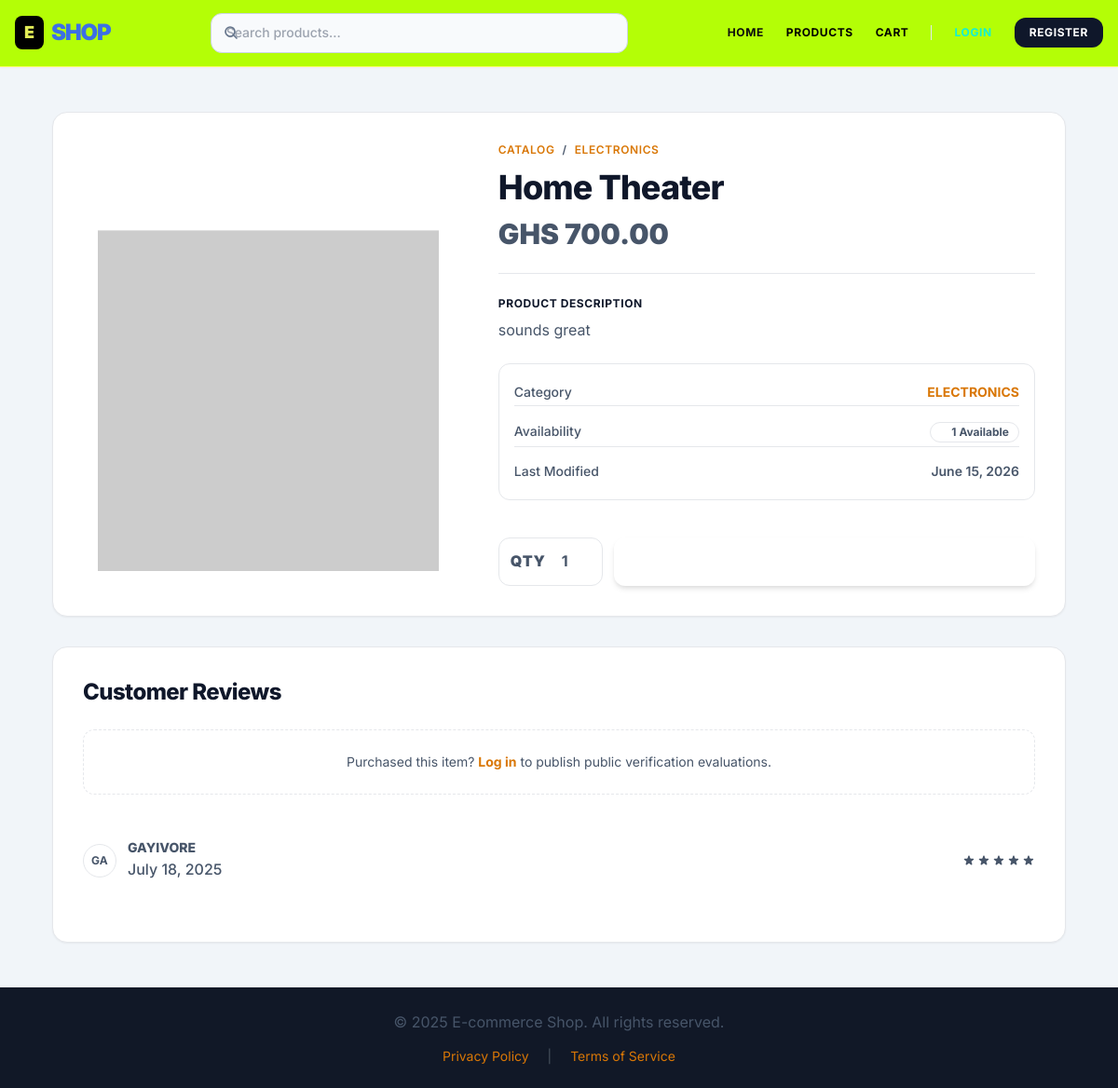
The app's page /products/detail/home-theater/, older data.
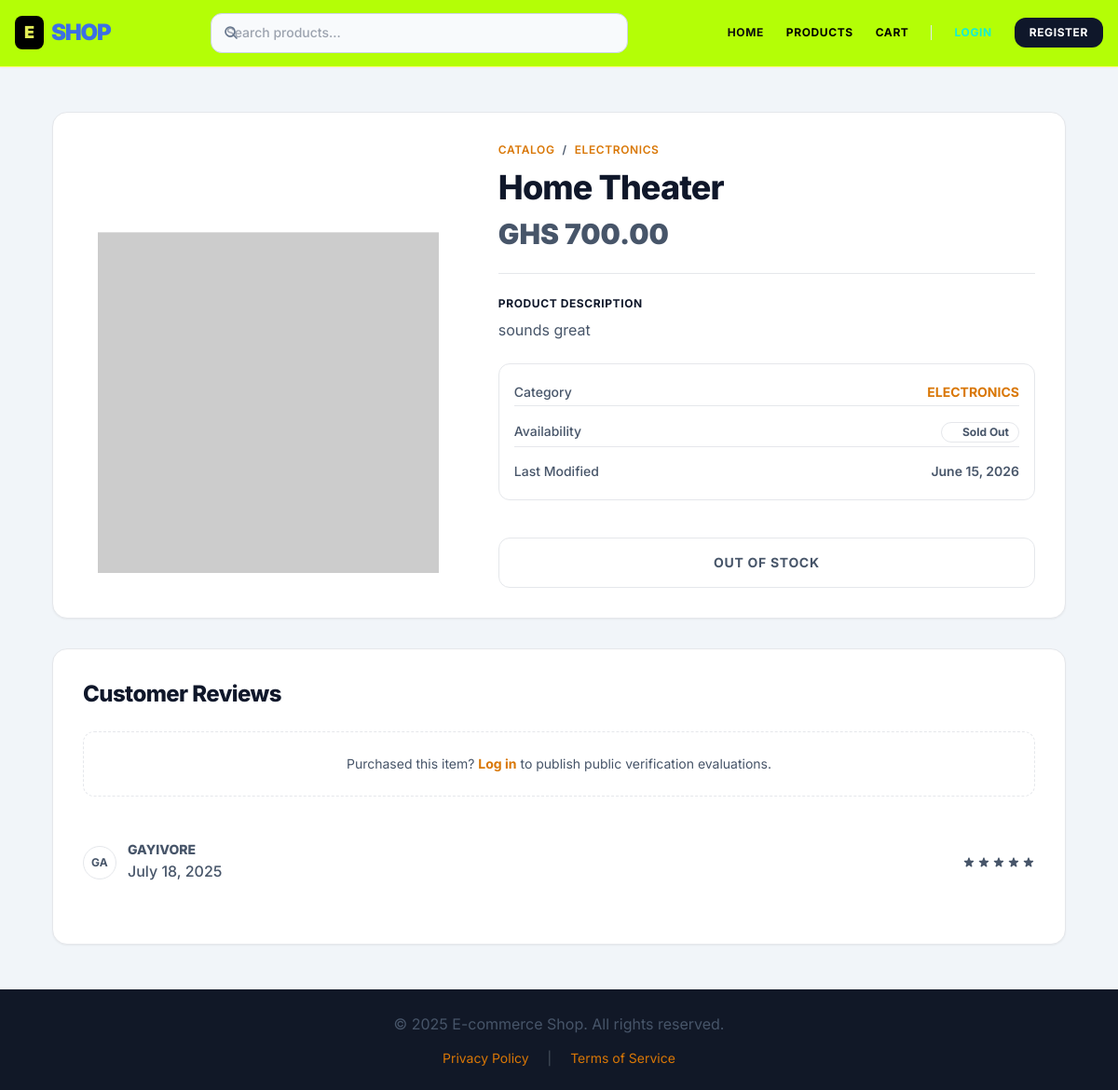
The same page, newer data.
### apps/products/models.py (models this page shows, shortened)
class Product(models.Model):
    category = models.ForeignKey(Category, on_delete=models.SET_NULL, null=True, related_name='products', verbose_name="Product Category")
    name = models.CharField(max_length=255, unique=True, verbose_name="Product Name")
    slug = models.SlugField(max_length=255, unique=True, help_text="A unique slug for the product URL.")
    description = models.TextField(verbose_name="Product Description")
    price = models.DecimalField(max_digits=10, decimal_places=2, verbose_name="Price (GHS)")
    stock = models.PositiveIntegerField(default=0, verbose_name="Available Stock")
    available = models.BooleanField(default=True, verbose_name="Is Available")
    created_at = models.DateTimeField(auto_now_add=True, verbose_name="Created At")
    updated_at = models.DateTimeField(auto_now=True, verbose_name="Last Updated")
    image = models.ImageField(
        upload_to='products/',
        blank=True,
        null=True,
        verbose_name="Product Image",
        help_text="Upload a product image. If none, a placeholder will be used.",
    )
    class Meta:
        verbose_name = 'Product'
        verbose_name_plural = 'Products'
        ordering = ['-created_at'] # Order by newest first
        indexes = [
            models.Index(fields=['-created_at']), # Index for faster ordering
            models.Index(fields=['slug']), # Index for faster slug lookups
        ]

class Category(models.Model):
    name = models.CharField(max_length=255, unique=True, verbose_name="Category Name")
    slug = models.SlugField(max_length=255, unique=True, help_text="A unique slug for the category URL.")
    description = models.TextField(blank=True, verbose_name="Category Description")
    image = models.ImageField(upload_to='categories/', blank=True, null=True, verbose_name="Category Image")
    class Meta:
        verbose_name = 'Category'
        verbose_name_plural = 'Categories'
        ordering = ['name']

### apps/products/views.py (the view)
# urls.py: path('detail/<slug:slug>/', views.product_detail, name='product_detail'),
def product_detail(request, slug):
    product = get_object_or_404(Product, slug=slug, available=True)
    review_form = ReviewForm()
    user_review = None
    if request.user.is_authenticated:
        user_review = Review.objects.filter(product=product, user=request.user).first()
        if user_review:
            review_form = ReviewForm(instance=user_review) # Pre-populate form for editing
    context = {
        'product': product,
        'review_form': review_form, # Pass the review form to the template
        'user_review': user_review, # Pass the user's existing review (or None)
    }
    return render(request, 'products/product_detail.html', context)

### apps/reviews/forms.py
class ReviewForm(forms.ModelForm):
    class Meta:
        model = Review
        fields = ['rating', 'comment']
        widgets = {
            'rating': forms.RadioSelect(choices=[(i, str(i)) for i in range(1, 6)]), # Radio buttons for rating
            'comment': forms.Textarea(attrs={'rows': 4, 'placeholder': 'Write your review here...'}),
        }
        labels = {
            'rating': 'Your Rating (1-5 Stars)',
            'comment': 'Your Comment',
        }
    def __init__(self, *args, **kwargs):
        super().__init__(*args, **kwargs)
        self.fields['comment'].widget.attrs.update({
            'class': 'form-input' # Custom class from style.css
        })

### apps/products/templates/products/product_detail.html (shortened to what the changed rows need)
{% extends 'base.html' %}
{% load static %}
{% block content %}
<div class="max-w-7xl mx-auto px-2 sm:px-4 lg:px-8 py-4 sm:py-8">
    <div class="bg-white rounded-2xl border border-slate-200 shadow-sm overflow-hidden grid grid-cols-1 lg:grid-cols-12 gap-8 lg:gap-12 p-4 sm:p-8 items-start mb-8">
        <div class="w-full lg:col-span-7 flex flex-col justify-between">
            <div>
                <nav class="flex items-center space-x-2 text-xs text-slate-400 font-semibold uppercase tracking-wider mb-3">
                    <a href="{% url 'products:product_list' %}" class="hover:text-amber-600 transition-colors">Catalog</a>
                    <span>/</span>
                    {% if product.category %}
                        <a href="{% url 'products:product_list_by_category' category_slug=product.category.slug %}" class="hover:text-amber-600 transition-colors truncate max-w-[120px] sm:max-w-none">{{ product.category.name }}</a>
                    {% else %}
                        <span>General</span>
                    {% endif %}
                </nav>
                <h1 class="text-2xl sm:text-3xl lg:text-4xl font-extrabold text-slate-900 tracking-tight leading-tight mb-3">
                    {{ product.name }}
                </h1>
                <p class="text-2xl sm:text-3xl font-black text-slate-900 mb-6">
                    GHS {{ product.price|floatformat:2 }}
                </p>
                <hr class="border-slate-100 mb-6">
                <h3 class="text-xs font-bold text-slate-400 uppercase tracking-wider mb-2">Product Description</h3>
                <p class="text-slate-600 leading-relaxed text-sm sm:text-base mb-6">
                    {{ product.description }}
                </p>
                <div class="bg-slate-50/80 rounded-xl border border-slate-100 p-4 mb-6 text-xs sm:text-sm text-slate-600 space-y-3">
                    <div class="flex items-center justify-between py-1 border-b border-slate-200/50 last:border-0">
                        <span>
                            {% if product.category %}
                                <a href="{% url 'products:product_list_by_category' category_slug=product.category.slug %}" class="text-amber-600 hover:text-amber-700 font-bold transition-colors">
                                    {{ product.category.name }}
                                </a>
                            {% else %}
                                <span class="text-slate-400">N/A</span>
                            {% endif %}
                        </span>
                    </div>
                    <div class="flex items-center justify-between py-1 border-b border-slate-200/50 last:border-0">
                        <span>
                            {% if product.stock > 0 and product.available %}
                                <span class="inline-flex items-center gap-1.5 px-2.5 py-0.5 rounded-full text-xs font-bold bg-emerald-50 text-emerald-700 border border-emerald-200">
                                    <span class="h-1.5 w-1.5 rounded-full bg-emerald-500"></span> {{ product.stock }} Available
                                </span>
                            {% else %}
                                <span class="inline-flex items-center gap-1.5 px-2.5 py-0.5 rounded-full text-xs font-bold bg-rose-50 text-rose-700 border border-rose-200">
                                    <span class="h-1.5 w-1.5 rounded-full bg-rose-500"></span> Sold Out
                                </span>
                            {% endif %}
                        </span>
                    </div>
                    <div class="flex items-center justify-between py-1 last:border-0">
                        <span class="font-medium text-slate-400">Last Modified</span>
                        <span class="text-slate-700 font-semibold">{{ product.updated_at|date:"F j, Y" }}</span>
                    </div>
                </div>
            </div>
            <div class="flex flex-col sm:flex-row gap-3 mt-4">
                {% if product.stock > 0 and product.available %}
                    <form action="{% url 'cart:add_to_cart' product.id %}" method="post" class="flex-1 flex items-stretch gap-3 m-0">
                        <div class="flex items-center justify-center border border-slate-200 rounded-xl bg-white px-3 shrink-0">
                            <label for="quantity" class="text-[10px] font-black text-slate-400 tracking-wider mr-2 uppercase">QTY</label>
                            <input type="number" id="quantity" name="quantity" value="1" min="1" max="{{ product.stock }}"
                                   class="w-10 text-center font-bold text-slate-800 bg-transparent focus:outline-none focus:ring-0 border-none p-0">
                        </div>
                        <button type="submit" class="flex-1 inline-flex justify-center items-center px-6 py-4 text-sm font-bold uppercase tracking-wider text-white bg-amber-600 hover:bg-amber-500 active:bg-amber-700 rounded-xl transition-all shadow-md shadow-amber-600/10 hover:shadow-lg active:scale-[0.99] cursor-pointer">
                        </button>
                    </form>
                {% else %}
                    <button class="flex-1 inline-flex justify-center items-center px-6 py-4 text-sm font-bold uppercase tracking-wider text-slate-400 bg-slate-100 rounded-xl border border-slate-200 cursor-not-allowed" disabled>
                        Out of Stock
                    </button>
                {% endif %}
            </div>
        </div>
    </div>
</div>
{% endblock %}

Row changes from the older to the newer data that the page shows:
changed Product "Home Theater": stock "1" → (not shown); quantity "1" → (not shown)
Text that changed along with them:
text no longer shown: "Available QTY"
text now shown: "Sold Out OUT OF STOCK"
